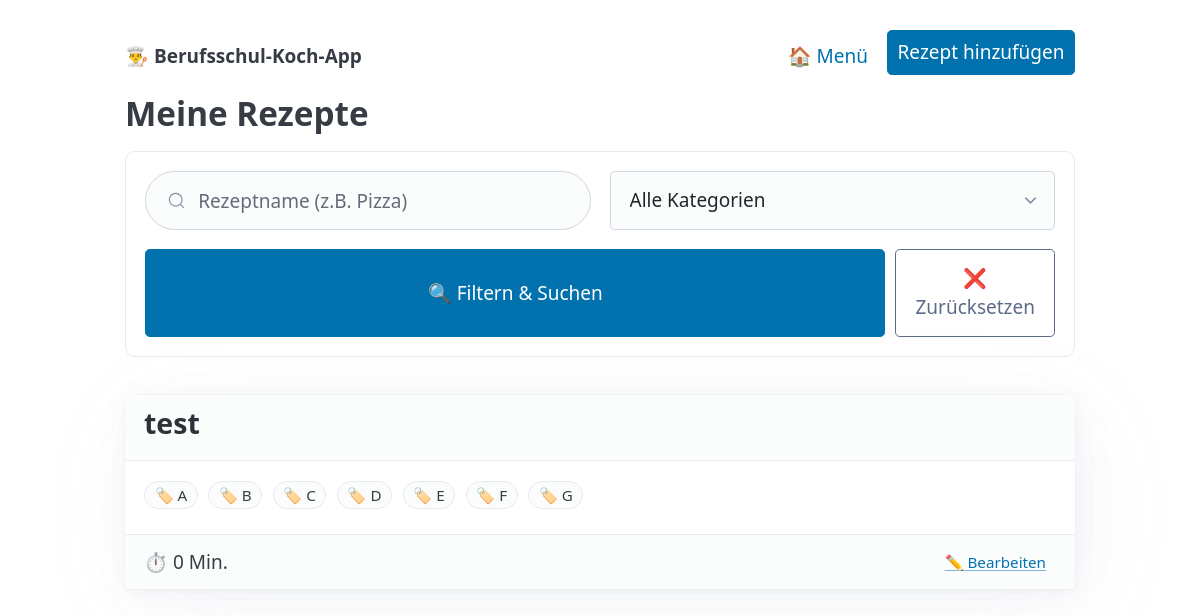
Before: /rezepte with the older database file.
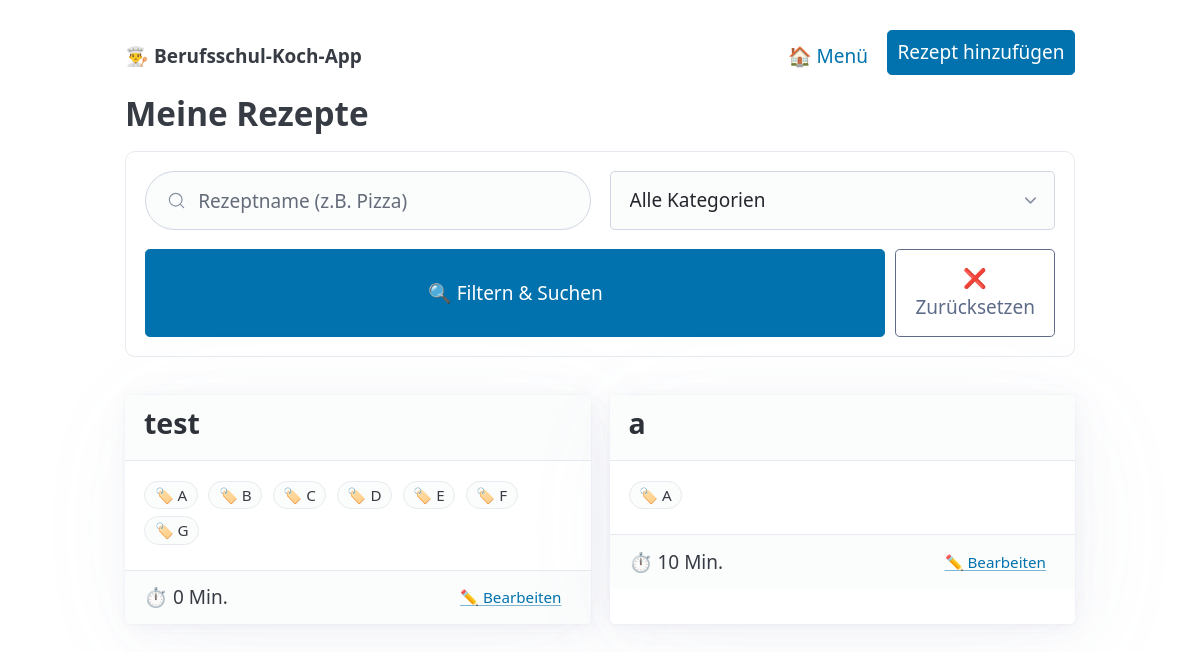
After: the same page with the newer database file.
### tables this page shows
CREATE TABLE rezepte (
            id INTEGER PRIMARY KEY AUTOINCREMENT,
            titel TEXT NOT NULL,
            dauer INTEGER,
            kategorie TEXT,
            zutaten TEXT,
            anleitung TEXT
        );

### app.py (the view, shortened to what this page needs)
@app.route('/rezepte')
def rezepte():
    suchbegriff = request.args.get('suche', '').lower()
    kategorie_filter = request.args.get('kategorie', '')
    conn = get_db_connection()
    alle_rezepte = conn.execute('SELECT * FROM rezepte').fetchall()
    conn.close()
    alle_kategorien = set() # Ein 'set' in Python verhindert automatisch Duplikate
    for r in alle_rezepte:
        if r['kategorie']:
            tags = [k.strip().capitalize() for k in r['kategorie'].split(',') if k.strip()]
            alle_kategorien.update(tags)
    kategorien_liste = sorted(list(alle_kategorien))
    gefilterte_rezepte = []
    for r in alle_rezepte:
        treffer_suche = True
        treffer_kategorie = True
        if suchbegriff:
            if suchbegriff not in r['titel'].lower():
                treffer_suche = False
        if treffer_suche and treffer_kategorie:
            gefilterte_rezepte.append(r)
    return render_template('rezepte.html',
                           rezepte=gefilterte_rezepte,
                           alle_kategorien=kategorien_liste,
                           aktuelle_suche=suchbegriff,
                           aktuelle_kategorie=kategorie_filter)

### app.py (called while the page is built)
def get_db_connection():
    conn = sqlite3.connect(DB_PATH)
    conn.row_factory = sqlite3.Row
    return conn

### templates/rezepte.html (shortened to what this page needs)
<!DOCTYPE html>
<html lang="de">
<head>
    <link rel="stylesheet" href="https://cdn.jsdelivr.net/npm/@picocss/pico@2/css/pico.min.css">
</head>
<body>
    <main class="container">
        <nav>
            <ul>
                <li><strong>👨‍🍳 Berufsschul-Koch-App</strong></li>
            </ul>
            <ul>
                <li><a href="/" class="outline">🏠 Menü</a></li>
                <li><a href="/neu?von=rezepte" role="button">Rezept hinzufügen</a></li>
            </ul>
        </nav>
        <h2>Meine Rezepte</h2>
        <form method="GET" action="/rezepte" style="background: var(--pico-card-background-color); padding: 1rem; border-radius: 10px; border: 1px solid var(--pico-muted-border-color); margin-bottom: 2rem;">
            <div class="grid">
                <input type="search" name="suche" placeholder="Rezeptname (z.B. Pizza)" value="{{ aktuelle_suche }}" style="margin-bottom: 1rem;">
                <select name="kategorie" style="margin-bottom: 1rem;">
                    <option value="">Alle Kategorien</option>
                </select>
            </div>
            <div style="display: flex; gap: 10px;">
                <button type="submit" style="margin-bottom: 0; flex-grow: 1;">🔍 Filtern & Suchen</button>
                <a href="/rezepte" role="button" class="secondary outline" style="margin-bottom: 0;">❌ Zurücksetzen</a>
            </div>
        </form>
        <div class="grid">
            {% for rezept in rezepte %}
            <article>
                <header style="padding-bottom: 1rem;">
                    <h3 style="margin: 0;">
                        <a href="#" onclick="alert('Hier entsteht bald die Detailansicht!'); return false;" style="text-decoration: none; color: var(--pico-h1-color);">
                            {{ rezept['titel'] }}
                        </a>
                    </h3>
                </header>
                <div>
                    {% if rezept['kategorie'] %}
                        {% for kat in rezept['kategorie'].split(',') %}
                            {% if kat.strip() %}
                                <span style="display: inline-block; background: var(--pico-form-element-background-color); border: 1px solid var(--pico-muted-border-color); padding: 0.1rem 0.5rem; border-radius: 15px; font-size: 0.8rem; margin-right: 0.3rem; margin-bottom: 0.3rem;">
                                    🏷️ {{ kat.strip().capitalize() }}
                                </span>
                            {% endif %}
                        {% endfor %}
                    {% else %}
                        <span style="font-size: 0.8rem; color: var(--pico-muted-color);">Keine Kategorien</span>
                    {% endif %}
                </div>
                <footer style="margin-top: 1rem;">
                    <div style="display: flex; justify-content: space-between; align-items: center;">
                        <span>⏱ {{ rezept['dauer'] }} Min.</span>
                        <a href="/bearbeiten/{{ rezept['id'] }}" class="outline" style="padding: 2px 10px; font-size: 0.8rem;">✏️ Bearbeiten</a>
                    </div>
                </footer>
            </article>
            {% else %}
                <p style="text-align: center; width: 100%;">Keine Rezepte gefunden. Versuch es mal mit einem anderen Suchbegriff oder setze die Filter zurück!</p>
            {% endfor %}
        </div>
    </main>
</body>
</html>

Changed rows visible on the page:
added rezepte: titel "a", kategorie "a" (drawn), strip "A", dauer "10"
